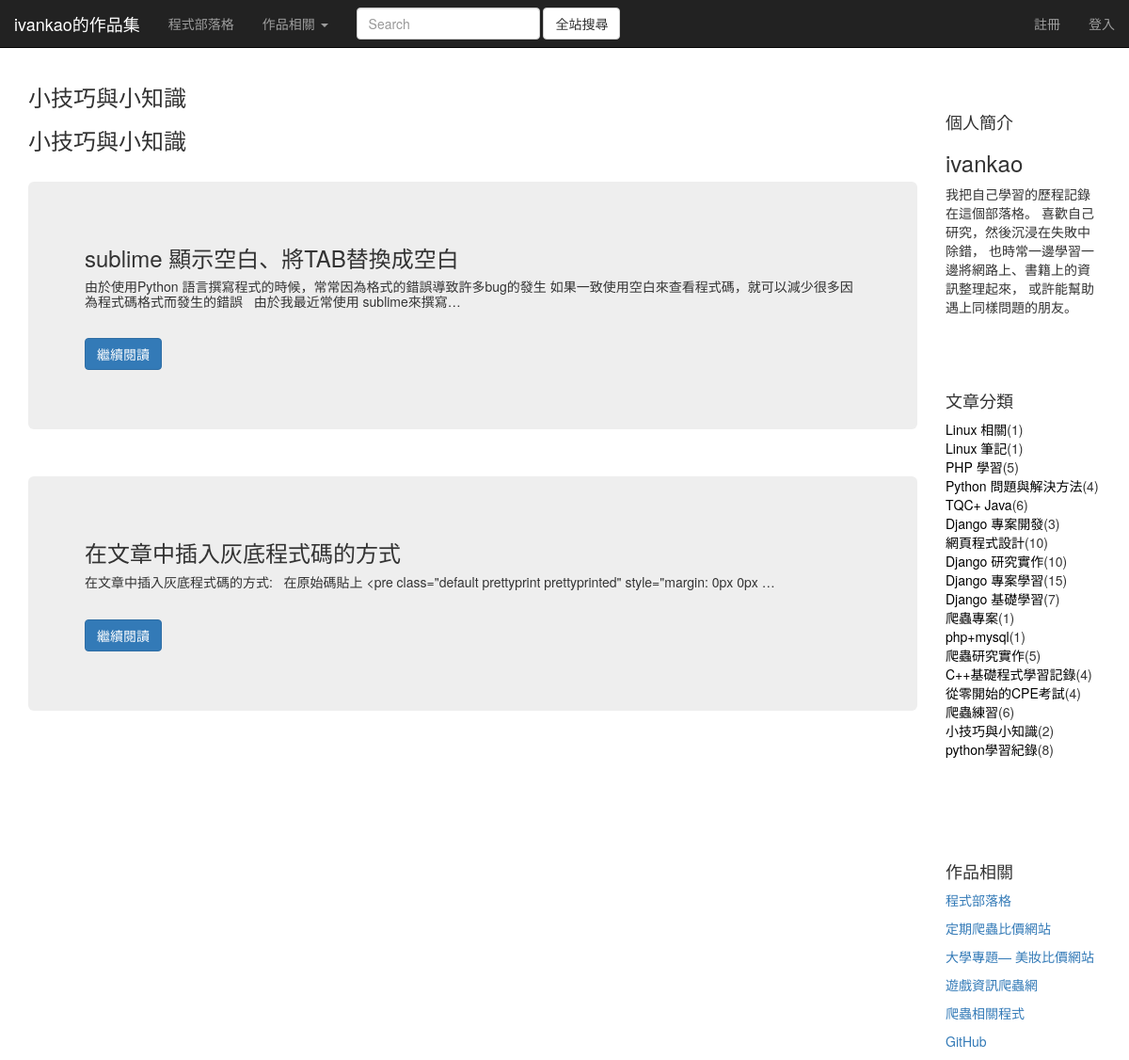
The page /blog/blog_type/86 on the database its author committed.
### blog/models.py (models this page shows, shortened)
class Blog(models.Model):
    blogtitle = models.CharField(max_length=200,null=True)
    blogcontent = RichTextUploadingField() #改為RichTextField
    blogtype = models.ForeignKey(BlogType, on_delete=models.CASCADE)
    blogauthor = models.ForeignKey(User, on_delete=models.CASCADE,null=True)
    created_time = models.DateTimeField(auto_now_add=True)
    last_updated_time = models.DateTimeField(auto_now=True)
    class Meta:
        ordering = ['-created_time']

class BlogType(models.Model):
    type_name = models.CharField(max_length=200,null=True)
    last_updated_time = models.DateTimeField(auto_now=True)
    def __str__(self):
        return self.type_name

### blog/views.py (the view)
# urls.py: path('blog_type/<int:type_pk>',views.blog_type,name="blog_type"),
def blog_type(request, type_pk):
    blog_all_list = Blog.objects.filter(blogtype=type_pk)
    context = common_blog(request,blog_all_list)
    return render(request, "blog_type.html", context )

### blog/views.py (called while the page is built)
def common_blog(request,blog_all_list):
    blog_type_count = BlogType.objects.annotate(blog_count=Count('blog')).order_by('-id')
    context = {}
    context['blogs'] = blog_all_list
    context['blog_types'] = blog_type_count
    return context

### blog/templates/blog_type.html (shortened to what this page needs)
{% extends "blog_list.html" %}
{% load staticfiles %}
{% load blog_tags %}
{% block blog %}
{% for blog in blogs %}
    <h3>{{ blog.blogtype }}</h3>
{% endfor %}
    {% for blog in blogs %}
        <br>
        <div class="jumbotron">
          <h3>{{ blog.blogtitle }}</h3>
          <h5>{{ blog.blogcontent|safe|striptags|truncatechars:100 }}</h5>
          <br>
          <p><a class="btn btn-primary btn-md" href="{% url 'blog_detail' blog.pk %}" role="button">繼續閱讀</a></p>
        </div>
    {% endfor %}
{% endblock %}

### blog/templates/blog_list.html (shortened to what this page needs)
{% extends "base.html" %}
{% load staticfiles %}
{% load blog_tags %}
{% block content %}
<div class="container">
    <div class="row">
        <div class="col-md-10">
            {% block blog %}{% endblock %}
        </div>
        <div class="col-md-2">
            <br>
            <br>
            <div>
                <h4>個人簡介</h4>
                <h3>ivankao</h3>
                    <p>我把自己學習的歷程記錄在這個部落格。
喜歡自己研究，然後沉浸在失敗中除錯，
也時常一邊學習一邊將網路上、書籍上的資訊整理起來，
或許能幫助遇上同樣問題的朋友。
</p>
            </div>
            <br><br><br>
            <div>
                <h4>文章分類</h4>
                {% for blog_type in blog_types %}
                <div><a href="{% url 'blog_type' blog_type.pk %}" style="color: #000000">{{ blog_type.type_name }}</a>({{ blog_type.blog_count }})</div>
                {% endfor %}
            </div>
            <br><br><br><br><br>
            <div>
                <h4>作品相關</h4>
                    <p><a href="{% url 'blog_list' %}" target="_blank">程式部落格</a></p>
                    <p><a href="http://ivanjo39192.pythonanywhere.com" target="_blank">定期爬蟲比價網站</a></p>
                    <p><a href="http://cosmepick.xyz" target="_blank">大學專題— 美妝比價網站</a></p>
                    <p><a href="https://girlfrontlineinfo.herokuapp.com/" target="_blank">遊戲資訊爬蟲網</a></p>
                    <p><a href="/blog/blog_type/90" target="_blank">爬蟲相關程式</a></p>
                    <p><a href="http://github.com/ivanjo39191" target="_blank">GitHub</a></p>
            </div>
        </div>
    </div>
</div>
{% endblock %}

### templates/base.html (shortened to what this page needs)
{% load staticfiles %}
<!DOCTYPE html>
<html class="easy-sidebar-active">
<head>
    <link rel="stylesheet" type="text/css" href="{% static 'bootstrap/css/bootstrap.min.css' %}">
    <link rel="stylesheet" type="text/css" href="{% static 'css/base.css' %}">
    <link rel="stylesheet" type="text/css" href="{% static 'css/home.css' %}">
</head>
<body>
<nav class="navbar navbar-inverse navbar-fixed-top">
  <div class="container-fluid">
    <div class="navbar-header">
      <a class="navbar-brand" href="{% url 'home' %}">ivankao的作品集</a>
    </div>
    <div class="collapse navbar-collapse" id="bs-example-navbar-collapse-1">
      <ul class="nav navbar-nav">
        <li><a href="{% url 'blog_list' %}">程式部落格</a></li>
        <li class="dropdown">
          <a href="#" class="dropdown-toggle" data-toggle="dropdown" role="button" aria-haspopup="true" aria-expanded="false">作品相關 <span class="caret"></span></a>
        </li>
      </ul>
      <form class="navbar-form navbar-left">
        <div class="form-group">
          <input type="text" class="form-control" placeholder="Search">
        </div>
        <button type="submit" class="btn btn-default">全站搜尋</button>
      </form>
      <ul class="nav navbar-nav navbar-right">
        <li><a href="{% url 'register' %}?from={{ request.get_full_path }}">註冊</a></li>
        <li class="dropdown">
          {% if user.is_authenticated %}
            <a href="#" class="dropdown-toggle" data-toggle="dropdown" role="button" aria-haspopup="true" aria-expanded="false">會員 <span class="caret"></span></a>
            <ul class="dropdown-menu">
              <li><a href="#">收藏的文章</a></li>
              <li><a href="#">個人資料</a></li>
              <li><a href="#">修改密碼</a></li>
              {% if user.is_authenticated %}
                <li><a href="{% url 'pixnetcrawler' %}">即時同步痞克邦</a></li>
              {% endif %}
              <li><a href="{% url 'logout' %}?from={{ request.get_full_path }}">登出</a></li>
            </ul>
          {% else %}
            <li><a href="{% url 'login' %}?from={{ request.get_full_path }}">登入</a></li>
          {% endif %}
        </li>
      </ul>
    </div>
  </div>
</nav>
{% block content %}{% endblock %}
</body>
</html>

### static/css/base.css (style rules this page uses)
body { padding-top: 70px; }

### rows shown on the page
Blog: blogtype "小技巧與小知識", blogtitle "sublime 顯示空白、將TAB替換成空白", blogcontent "由於使用Python 語言撰寫程式的時候，常常因為格式的錯誤導致許多bug的發生 如果一致使用空白來查看程式碼，就可以減少很多因為程式碼格式而發生的錯誤 由於我最近常使用 sublime來撰寫…"
Blog: blogtype "小技巧與小知識", blogtitle "在文章中插入灰底程式碼的方式", blogcontent "在文章中插入灰底程式碼的方式: 在原始碼貼上 <pre class=\"default prettyprint prettyprinted\" style=\"margin: 0px 0px …"
BlogType: type_name "Linux 相關", blog_count "1"
BlogType: type_name "Linux 筆記", blog_count "1"
BlogType: type_name "PHP 學習", blog_count "5"
BlogType: type_name "Python 問題與解決方法", blog_count "4"
BlogType: type_name "TQC+ Java", blog_count "6"
BlogType: type_name "Django 專案開發", blog_count "3"
BlogType: type_name "網頁程式設計", blog_count "10"
BlogType: type_name "Django 研究實作", blog_count "10"
BlogType: type_name "Django 專案學習", blog_count "15"
BlogType: type_name "Django 基礎學習", blog_count "7"
BlogType: type_name "爬蟲專案", blog_count "1"
BlogType: type_name "php+mysql", blog_count "1"
BlogType: type_name "爬蟲研究實作", blog_count "5"
BlogType: type_name "C++基礎程式學習記錄", blog_count "4"
BlogType: type_name "從零開始的CPE考試", blog_count "4"
BlogType: type_name "爬蟲練習", blog_count "6"
BlogType: type_name "小技巧與小知識", blog_count "2"
BlogType: type_name "python學習紀錄", blog_count "8"
